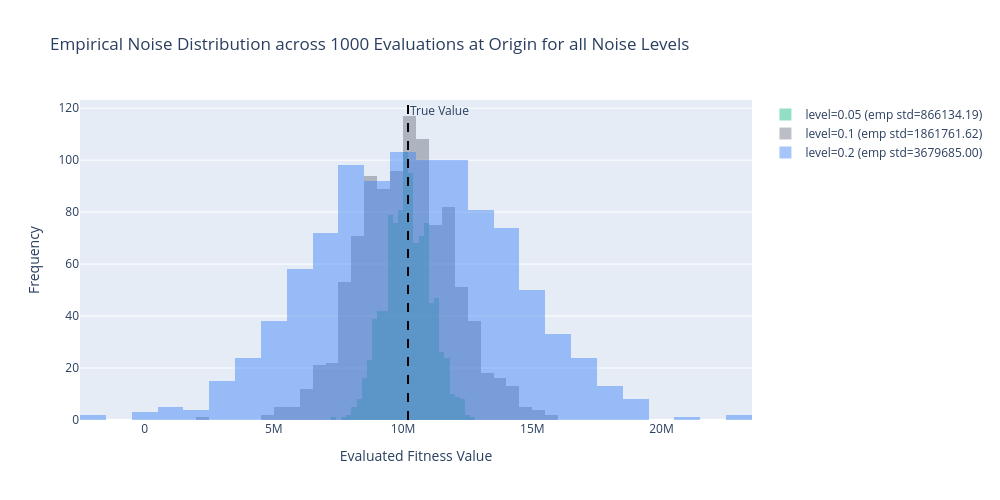

The notebook cell saved with this chart:
### Markdown cell above
## 5. Empirical Noise Distribution Analysis
Evaluate 1000 repeated noisy samples at the origin `(0, 0)` for each noisy standard deviation level to confirm that empirical noise matches Gaussian statistics.

### Code cell
n_samples = 1000
test_pt = np.zeros(dim)

fig_hist = go.Figure()
for level in noisy_levels:
    samples = [problem(test_pt, noise_level=level)[level] for _ in range(n_samples)]
    fig_hist.add_trace(go.Histogram(
        x=samples,
        opacity=0.45,
        name=f'level={level} (emp std={np.std(samples):.2f})',
        marker_color=color_palette.get(level, '#6B7280'),
        nbinsx=30
    ))

true_val = problem(test_pt)
fig_hist.add_vline(x=true_val, line_dash="dash", line_color="black", annotation_text="True Value")

fig_hist.update_layout(
    title_text="Empirical Noise Distribution across 1000 Evaluations at Origin for all Noise Levels",
    xaxis_title="Evaluated Fitness Value",
    yaxis_title="Frequency",
    barmode='overlay',
    height=500,
    width=1000
)
fig_hist.show()

### Figure 1 — Plotly figure (JSON) as saved in the notebook; plotly's stock layout.template omitted (floating-point values rounded to 4 significant figures; data arrays with more than 128 entries replaced by an {"elided": "..."} marker saying what was removed)
{"data": [{"marker": {"color": "#10B981"}, "name": "level=0.05 (emp std=866134.19)", "nbinsx": 30, "opacity": 0.45, "type": "histogram", "x": {"elided": "1000 float values"}}, {"marker": {"color": "#6B7280"}, "name": "level=0.1 (emp std=1861761.62)", "nbinsx": 30, "opacity": 0.45, "type": "histogram", "x": {"elided": "1000 float values"}}, {"marker": {"color": "#3B82F6"}, "name": "level=0.2 (emp std=3679685.00)", "nbinsx": 30, "opacity": 0.45, "type": "histogram", "x": {"elided": "1000 float values"}}], "layout": {"annotations": [{"showarrow": false, "text": "True Value", "x": 10190000.0, "xanchor": "left", "xref": "x", "y": 1, "yanchor": "top", "yref": "y domain"}], "barmode": "overlay", "height": 500, "shapes": [{"line": {"color": "black", "dash": "dash"}, "type": "line", "x0": 10190000.0, "x1": 10190000.0, "xref": "x", "y0": 0, "y1": 1, "yref": "y domain"}], "title": {"text": "Empirical Noise Distribution across 1000 Evaluations at Origin for all Noise Levels"}, "width": 1000, "xaxis": {"title": {"text": "Evaluated Fitness Value"}}, "yaxis": {"title": {"text": "Frequency"}}}}
